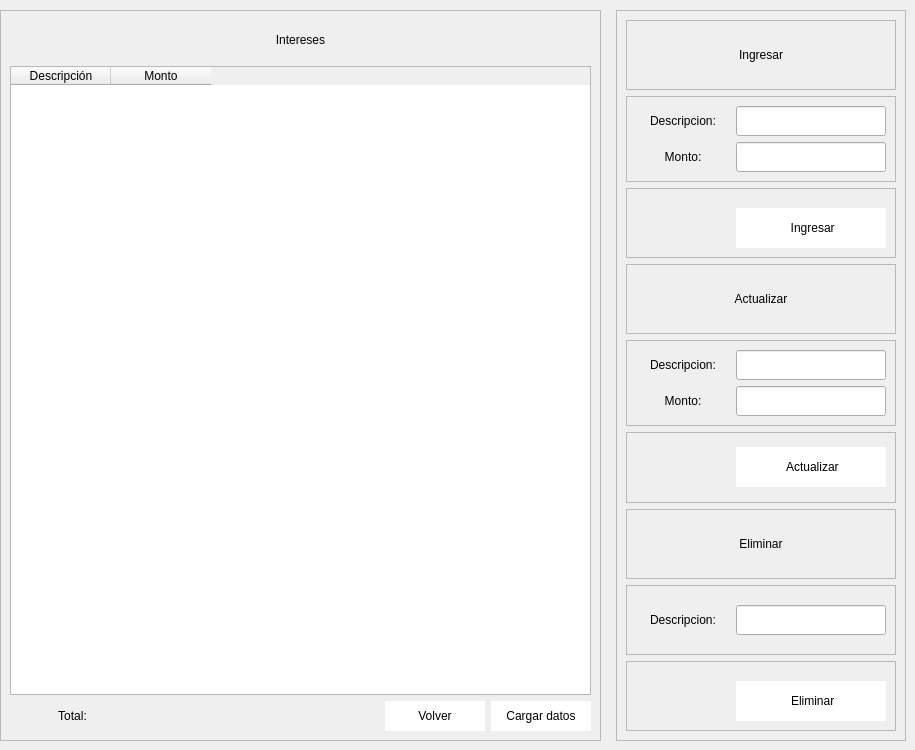
               <widget class="QWidget" name="page_intereses">
                <widget class="QFrame" name="frame_76">
                 <property name="geometry">
                  <rect>
                   <x>616</x>
                   <y>10</y>
                   <width>290</width>
                   <height>731</height>
                  </rect>
                 </property>
                 <property name="minimumSize">
                  <size>
                   <width>290</width>
                   <height>0</height>
                  </size>
                 </property>
                 <property name="maximumSize">
                  <size>
                   <width>285</width>
                   <height>16777215</height>
                  </size>
                 </property>
                 <property name="frameShape">
                  <enum>QFrame::StyledPanel</enum>
                 </property>
                 <property name="frameShadow">
                  <enum>QFrame::Raised</enum>
                 </property>
                 <layout class="QVBoxLayout" name="verticalLayout_48">
                  <item>
                   <widget class="QFrame" name="frame_77">
                    <property name="frameShape">
                     <enum>QFrame::StyledPanel</enum>
                    </property>
                    <property name="frameShadow">
                     <enum>QFrame::Raised</enum>
                    </property>
                    <layout class="QHBoxLayout" name="horizontalLayout_82">
                     <item>
                      <widget class="QLabel" name="label_120">
                       <property name="styleSheet">
                        <string notr="true">font: 75 12pt &quot;Open Sans Semibold&quot;</string>
                       </property>
                       <property name="text">
                        <string>Ingresar</string>
                       </property>
                       <property name="alignment">
                        <set>Qt::AlignCenter</set>
                       </property>
                      </widget>
                     </item>
                    </layout>
                   </widget>
                  </item>
                  <item>
                   <widget class="QFrame" name="frame_78">
                    <property name="frameShape">
                     <enum>QFrame::StyledPanel</enum>
                    </property>
                    <property name="frameShadow">
                     <enum>QFrame::Raised</enum>
                    </property>
                    <layout class="QVBoxLayout" name="verticalLayout_49">
                     <item>
                      <layout class="QHBoxLayout" name="horizontalLayout_83">
                       <item>
                        <widget class="QLabel" name="label_121">
                         <property name="text">
                          <string>Descripcion:</string>
                         </property>
                         <property name="alignment">
                          <set>Qt::AlignCenter</set>
                         </property>
                        </widget>
                       </item>
                       <item>
                        <widget class="QLineEdit" name="info_descripcion_i">
                         <property name="minimumSize">
                          <size>
                           <width>150</width>
                           <height>30</height>
                          </size>
                         </property>
                         <property name="maximumSize">
                          <size>
                           <width>150</width>
                           <height>16777215</height>
                          </size>
                         </property>
                        </widget>
                       </item>
                      </layout>
                     </item>
                     <item>
                      <layout class="QHBoxLayout" name="horizontalLayout_84">
                       <item>
                        <widget class="QLabel" name="label_122">
                         <property name="text">
                          <string>Monto:</string>
                         </property>
                         <property name="alignment">
                          <set>Qt::AlignCenter</set>
                         </property>
                        </widget>
                       </item>
                       <item>
                        <widget class="QLineEdit" name="info_monto_i">
                         <property name="minimumSize">
                          <size>
                           <width>150</width>
                           <height>30</height>
                          </size>
                         </property>
                         <property name="maximumSize">
                          <size>
                           <width>150</width>
                           <height>16777215</height>
                          </size>
                         </property>
                        </widget>
                       </item>
                      </layout>
                     </item>
                    </layout>
                   </widget>
                  </item>
                  <item>
                   <widget class="QFrame" name="frame_79">
                    <property name="frameShape">
                     <enum>QFrame::StyledPanel</enum>
                    </property>
                    <property name="frameShadow">
                     <enum>QFrame::Raised</enum>
                    </property>
                    <layout class="QHBoxLayout" name="horizontalLayout_85">
                     <item>
                      <spacer name="horizontalSpacer_26">
                       <property name="orientation">
                        <enum>Qt::Horizontal</enum>
                       </property>
                       <property name="sizeHint" stdset="0">
                        <size>
                         <width>92</width>
                         <height>20</height>
                        </size>
                       </property>
                      </spacer>
                     </item>
                     <item>
                      <widget class="QPushButton" name="btn_reg_intereses">
                       <property name="minimumSize">
                        <size>
                         <width>150</width>
                         <height>40</height>
                        </size>
                       </property>
                       <property name="maximumSize">
                        <size>
                         <width>100</width>
                         <height>30</height>
                        </size>
                       </property>
                       <property name="styleSheet">
                        <string notr="true">QFrame{
background-color: rgb(51, 157, 255);
}

QPushButton{
background-color: rgb(255, 255, 255);
border-top-left-radius:1px;
border-bottom-left-radius:1px;
font: 75 9pt &quot;Open Sans Semibold&quot;
}

QPushButton:hover{
color: rgb(255, 255, 255);
background-color: rgb(51, 157, 255);
border-top-left-radius:1px;
border-bottom-left-radius:1px;
font: 75 9pt  &quot;Open Sans Semibold&quot;
}</string>
                       </property>
                       <property name="text">
                        <string> Ingresar</string>
                       </property>
                       <property name="icon">
                        <iconset>
                         <normaloff>../../Pictures/PROYECTO ESTRUCTURA DE DATOS/748926.png</normaloff>../../Pictures/PROYECTO ESTRUCTURA DE DATOS/748926.png</iconset>
                       </property>
                       <property name="iconSize">
                        <size>
                         <width>30</width>
                         <height>30</height>
                        </size>
                       </property>
                      </widget>
                     </item>
                    </layout>
                   </widget>
                  </item>
                  <item>
                   <widget class="QFrame" name="frame_80">
                    <property name="frameShape">
                     <enum>QFrame::StyledPanel</enum>
                    </property>
                    <property name="frameShadow">
                     <enum>QFrame::Raised</enum>
                    </property>
                    <layout class="QHBoxLayout" name="horizontalLayout_86">
                     <item>
                      <widget class="QLabel" name="label_123">
                       <property name="styleSheet">
                        <string notr="true">font: 75 12pt &quot;Open Sans Semibold&quot;</string>
                       </property>
                       <property name="text">
                        <string>Actualizar</string>
                       </property>
                       <property name="alignment">
                        <set>Qt::AlignCenter</set>
                       </property>
                      </widget>
                     </item>
                    </layout>
                   </widget>
                  </item>
                  <item>
                   <widget class="QFrame" name="frame_81">
                    <property name="frameShape">
                     <enum>QFrame::StyledPanel</enum>
                    </property>
                    <property name="frameShadow">
                     <enum>QFrame::Raised</enum>
                    </property>
                    <layout class="QVBoxLayout" name="verticalLayout_50">
                     <item>
                      <layout class="QHBoxLayout" name="horizontalLayout_87">
                       <item>
                        <widget class="QLabel" name="label_124">
                         <property name="text">
                          <string>Descripcion:</string>
                         </property>
                         <property name="alignment">
                          <set>Qt::AlignCenter</set>
                         </property>
                        </widget>
                       </item>
                       <item>
                        <widget class="QLineEdit" name="actu_descripcion_i">
                         <property name="minimumSize">
                          <size>
                           <width>150</width>
                           <height>30</height>
                          </size>
                         </property>
                         <property name="maximumSize">
                          <size>
                           <width>150</width>
                           <height>16777215</height>
                          </size>
                         </property>
                        </widget>
                       </item>
                      </layout>
                     </item>
                     <item>
                      <layout class="QHBoxLayout" name="horizontalLayout_88">
                       <item>
                        <widget class="QLabel" name="label_125">
                         <property name="text">
                          <string>Monto:</string>
                         </property>
                         <property name="alignment">
                          <set>Qt::AlignCenter</set>
                         </property>
                        </widget>
                       </item>
                       <item>
                        <widget class="QLineEdit" name="actu_monto_i">
                         <property name="minimumSize">
                          <size>
                           <width>150</width>
                           <height>30</height>
                          </size>
                         </property>
                         <property name="maximumSize">
                          <size>
                           <width>150</width>
                           <height>16777215</height>
                          </size>
                         </property>
                        </widget>
                       </item>
                      </layout>
                     </item>
                    </layout>
                   </widget>
                  </item>
                  <item>
                   <widget class="QFrame" name="frame_82">
                    <property name="frameShape">
                     <enum>QFrame::StyledPanel</enum>
                    </property>
                    <property name="frameShadow">
                     <enum>QFrame::Raised</enum>
                    </property>
                    <layout class="QHBoxLayout" name="horizontalLayout_89">
                     <item>
                      <spacer name="horizontalSpacer_27">
                       <property name="orientation">
                        <enum>Qt::Horizontal</enum>
                       </property>
                       <property name="sizeHint" stdset="0">
                        <size>
                         <width>92</width>
                         <height>20</height>
                        </size>
                       </property>
                      </spacer>
                     </item>
                     <item>
                      <widget class="QPushButton" name="btn_actu_intereses">
                       <property name="minimumSize">
                        <size>
                         <width>150</width>
                         <height>40</height>
                        </size>
                       </property>
                       <property name="maximumSize">
                        <size>
                         <width>150</width>
                         <height>40</height>
                        </size>
                       </property>
                       <property name="layoutDirection">
                        <enum>Qt::LeftToRight</enum>
                       </property>
                       <property name="styleSheet">
                        <string notr="true">QFrame{
background-color: rgb(51, 157, 255);
}

QPushButton{
background-color: rgb(255, 255, 255);
border-top-left-radius:1px;
border-bottom-left-radius:1px;
font: 75 9pt &quot;Open Sans Semibold&quot;
}

QPushButton:hover{
color: rgb(255, 255, 255);
background-color: rgb(51, 157, 255);
border-top-left-radius:1px;
border-bottom-left-radius:1px;
font: 75 9pt  &quot;Open Sans Semibold&quot;
}</string>
                       </property>
                       <property name="text">
                        <string> Actualizar</string>
                       </property>
                       <property name="icon">
                        <iconset>
                         <normaloff>../../Pictures/PROYECTO ESTRUCTURA DE DATOS/107814.png</normaloff>../../Pictures/PROYECTO ESTRUCTURA DE DATOS/107814.png</iconset>
                       </property>
                       <property name="iconSize">
                        <size>
                         <width>30</width>
                         <height>30</height>
                        </size>
                       </property>
                      </widget>
                     </item>
                    </layout>
                   </widget>
                  </item>
                  <item>
                   <widget class="QFrame" name="frame_83">
                    <property name="frameShape">
                     <enum>QFrame::StyledPanel</enum>
                    </property>
                    <property name="frameShadow">
                     <enum>QFrame::Raised</enum>
                    </property>
                    <layout class="QVBoxLayout" name="verticalLayout_51">
                     <item>
                      <widget class="QLabel" name="label_126">
                       <property name="styleSheet">
                        <string notr="true">font: 75 12pt &quot;Open Sans Semibold&quot;</string>
                       </property>
                       <property name="text">
                        <string>Eliminar</string>
                       </property>
                       <property name="alignment">
                        <set>Qt::AlignCenter</set>
                       </property>
                      </widget>
                     </item>
                    </layout>
                   </widget>
                  </item>
                  <item>
                   <widget class="QFrame" name="frame_84">
                    <property name="frameShape">
                     <enum>QFrame::StyledPanel</enum>
                    </property>
                    <property name="frameShadow">
                     <enum>QFrame::Raised</enum>
                    </property>
                    <layout class="QVBoxLayout" name="verticalLayout_52">
                     <item>
                      <layout class="QHBoxLayout" name="horizontalLayout_90">
                       <item>
                        <widget class="QLabel" name="label_127">
                         <property name="text">
                          <string>Descripcion:</string>
                         </property>
                         <property name="alignment">
                          <set>Qt::AlignCenter</set>
                         </property>
                        </widget>
                       </item>
                       <item>
                        <widget class="QLineEdit" name="eli_descripcion_i">
                         <property name="minimumSize">
                          <size>
                           <width>150</width>
                           <height>30</height>
                          </size>
                         </property>
                         <property name="maximumSize">
                          <size>
                           <width>150</width>
                           <height>16777215</height>
                          </size>
                         </property>
                        </widget>
                       </item>
                      </layout>
                     </item>
                    </layout>
                   </widget>
                  </item>
                  <item>
                   <widget class="QFrame" name="frame_85">
                    <property name="frameShape">
                     <enum>QFrame::StyledPanel</enum>
                    </property>
                    <property name="frameShadow">
                     <enum>QFrame::Raised</enum>
                    </property>
                    <layout class="QHBoxLayout" name="horizontalLayout_91">
                     <item>
                      <spacer name="horizontalSpacer_28">
                       <property name="orientation">
                        <enum>Qt::Horizontal</enum>
                       </property>
                       <property name="sizeHint" stdset="0">
                        <size>
                         <width>92</width>
                         <height>20</height>
                        </size>
                       </property>
                      </spacer>
                     </item>
                     <item>
                      <widget class="QPushButton" name="btn_eli_intereses">
                       <property name="minimumSize">
                        <size>
                         <width>150</width>
                         <height>40</height>
                        </size>
                       </property>
                       <property name="maximumSize">
                        <size>
                         <width>100</width>
                         <height>30</height>
                        </size>
                       </property>
                       <property name="styleSheet">
                        <string notr="true">QFrame{
background-color: rgb(51, 157, 255);
}

QPushButton{
background-color: rgb(255, 255, 255);
border-top-left-radius:1px;
border-bottom-left-radius:1px;
font: 75 9pt &quot;Open Sans Semibold&quot;
}

QPushButton:hover{
color: rgb(255, 255, 255);
background-color: rgb(51, 157, 255);
border-top-left-radius:1px;
border-bottom-left-radius:1px;
font: 75 9pt  &quot;Open Sans Semibold&quot;
}</string>
                       </property>
                       <property name="text">
                        <string> Eliminar</string>
                       </property>
                       <property name="icon">
                        <iconset>
                         <normaloff>../../Pictures/PROYECTO ESTRUCTURA DE DATOS/3221897.png</normaloff>../../Pictures/PROYECTO ESTRUCTURA DE DATOS/3221897.png</iconset>
                       </property>
                       <property name="iconSize">
                        <size>
                         <width>30</width>
                         <height>30</height>
                        </size>
                       </property>
                      </widget>
                     </item>
                    </layout>
                   </widget>
                  </item>
                 </layout>
                </widget>
                <widget class="QFrame" name="frame_86">
                 <property name="geometry">
                  <rect>
                   <x>0</x>
                   <y>10</y>
                   <width>601</width>
                   <height>731</height>
                  </rect>
                 </property>
                 <property name="frameShape">
                  <enum>QFrame::StyledPanel</enum>
                 </property>
                 <property name="frameShadow">
                  <enum>QFrame::Raised</enum>
                 </property>
                 <layout class="QVBoxLayout" name="verticalLayout_53">
                  <item>
                   <widget class="QLabel" name="label_128">
                    <property name="minimumSize">
                     <size>
                      <width>0</width>
                      <height>40</height>
                     </size>
                    </property>
                    <property name="maximumSize">
                     <size>
                      <width>16777215</width>
                      <height>50</height>
                     </size>
                    </property>
                    <property name="styleSheet">
                     <string notr="true">font: 75 12pt &quot;Open Sans Semibold&quot;</string>
                    </property>
                    <property name="text">
                     <string>Intereses</string>
                    </property>
                    <property name="alignment">
                     <set>Qt::AlignCenter</set>
                    </property>
                   </widget>
                  </item>
                  <item>
                   <widget class="QTableWidget" name="tableWidget_i">
                    <column>
                     <property name="text">
                      <string>Descripción</string>
                     </property>
                    </column>
                    <column>
                     <property name="text">
                      <string>Monto</string>
                     </property>
                    </column>
                   </widget>
                  </item>
                  <item>
                   <layout class="QHBoxLayout" name="horizontalLayout_92">
                    <item>
                     <widget class="QLabel" name="label_129">
                      <property name="minimumSize">
                       <size>
                        <width>125</width>
                        <height>0</height>
                       </size>
                      </property>
                      <property name="maximumSize">
                       <size>
                        <width>100</width>
                        <height>16777215</height>
                       </size>
                      </property>
                      <property name="text">
                       <string>Total:</string>
                      </property>
                      <property name="alignment">
                       <set>Qt::AlignCenter</set>
                      </property>
                     </widget>
                    </item>
                    <item>
                     <widget class="QLabel" name="label_i">
                      <property name="minimumSize">
                       <size>
                        <width>150</width>
                        <height>0</height>
                       </size>
                      </property>
                      <property name="maximumSize">
                       <size>
                        <width>150</width>
                        <height>16777215</height>
                       </size>
                      </property>
                      <property name="text">
                       <string/>
                      </property>
                     </widget>
                    </item>
                    <item>
                     <spacer name="horizontalSpacer_29">
                      <property name="orientation">
                       <enum>Qt::Horizontal</enum>
                      </property>
                      <property name="sizeHint" stdset="0">
                       <size>
                        <width>188</width>
                        <height>17</height>
                       </size>
                      </property>
                     </spacer>
                    </item>
                    <item>
                     <widget class="QPushButton" name="btn_volver_17">
                      <property name="minimumSize">
                       <size>
                        <width>100</width>
                        <height>30</height>
                       </size>
                      </property>
                      <property name="styleSheet">
                       <string notr="true">QFrame{
background-color: rgb(51, 157, 255);
}

QPushButton{
background-color: rgb(255, 255, 255);
border-top-left-radius:1px;
border-bottom-left-radius:1px;
font: 75 9pt &quot;Open Sans Semibold&quot;
}

QPushButton:hover{
color: rgb(255, 255, 255);
background-color: rgb(51, 157, 255);
border-top-left-radius:1px;
border-bottom-left-radius:1px;
font: 75 9pt  &quot;Open Sans Semibold&quot;
}</string>
                      </property>
                      <property name="text">
                       <string>Volver</string>
                      </property>
                     </widget>
                    </item>
                    <item>
                     <widget class="QPushButton" name="btn_actualiza_intereses">
                      <property name="minimumSize">
                       <size>
                        <width>100</width>
                        <height>30</height>
                       </size>
                      </property>
                      <property name="styleSheet">
                       <string notr="true">QFrame{
background-color: rgb(51, 157, 255);
}

QPushButton{
background-color: rgb(255, 255, 255);
border-top-left-radius:1px;
border-bottom-left-radius:1px;
font: 75 9pt &quot;Open Sans Semibold&quot;
}

QPushButton:hover{
color: rgb(255, 255, 255);
background-color: rgb(51, 157, 255);
border-top-left-radius:1px;
border-bottom-left-radius:1px;
font: 75 9pt  &quot;Open Sans Semibold&quot;
}</string>
                      </property>
                      <property name="text">
                       <string>Cargar datos</string>
                      </property>
                     </widget>
                    </item>
                   </layout>
                  </item>
                 </layout>
                </widget>
               </widget>
